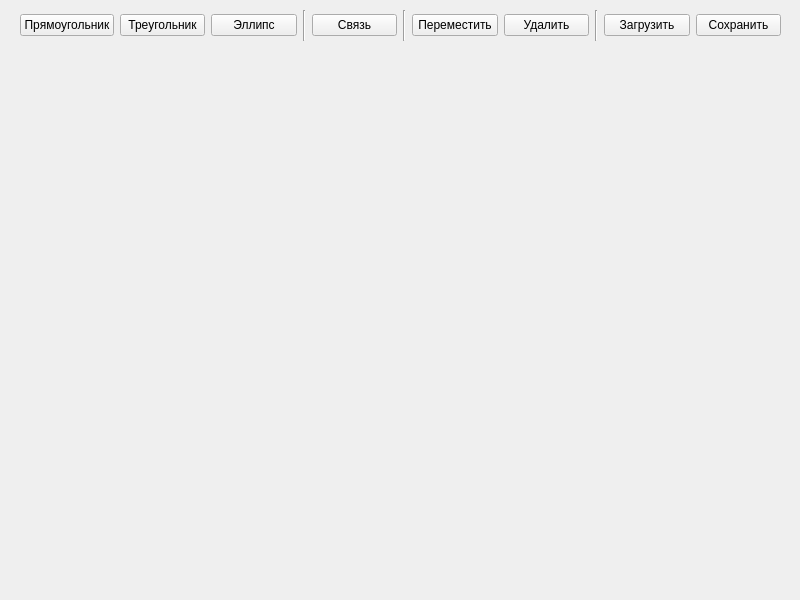
<?xml version="1.0" encoding="UTF-8"?>
<ui version="4.0">
 <class>MainWindow</class>
 <widget class="QMainWindow" name="MainWindow">
  <property name="geometry">
   <rect>
    <x>0</x>
    <y>0</y>
    <width>800</width>
    <height>600</height>
   </rect>
  </property>
  <property name="windowTitle">
   <string>MainWindow</string>
  </property>
  <widget class="QWidget" name="centralwidget">
   <widget class="QWidget" name="horizontalLayoutWidget">
    <property name="geometry">
     <rect>
      <x>20</x>
      <y>10</y>
      <width>761</width>
      <height>31</height>
     </rect>
    </property>
    <layout class="QHBoxLayout" name="horizontalLayout">
     <item>
      <widget class="QPushButton" name="b1_rectangle">
       <property name="text">
        <string>Прямоугольник</string>
       </property>
      </widget>
     </item>
     <item>
      <widget class="QPushButton" name="b2_triangle">
       <property name="text">
        <string>Треугольник</string>
       </property>
      </widget>
     </item>
     <item>
      <widget class="QPushButton" name="b3_ellipse">
       <property name="text">
        <string>Эллипс</string>
       </property>
      </widget>
     </item>
     <item>
      <widget class="Line" name="line_3">
       <property name="orientation">
        <enum>Qt::Vertical</enum>
       </property>
      </widget>
     </item>
     <item>
      <widget class="QPushButton" name="b4_bond">
       <property name="text">
        <string>Связь</string>
       </property>
      </widget>
     </item>
     <item>
      <widget class="Line" name="line_2">
       <property name="orientation">
        <enum>Qt::Vertical</enum>
       </property>
      </widget>
     </item>
     <item>
      <widget class="QPushButton" name="b5_move">
       <property name="text">
        <string>Переместить</string>
       </property>
      </widget>
     </item>
     <item>
      <widget class="QPushButton" name="b6_erase">
       <property name="text">
        <string>Удалить</string>
       </property>
      </widget>
     </item>
     <item>
      <widget class="Line" name="line">
       <property name="orientation">
        <enum>Qt::Vertical</enum>
       </property>
      </widget>
     </item>
     <item>
      <widget class="QPushButton" name="b7_load">
       <property name="text">
        <string>Загрузить</string>
       </property>
      </widget>
     </item>
     <item>
      <widget class="QPushButton" name="b8_save">
       <property name="text">
        <string>Сохранить</string>
       </property>
      </widget>
     </item>
    </layout>
   </widget>
   <widget class="PaintArea" name="paintArea" native="true">
    <property name="geometry">
     <rect>
      <x>10</x>
      <y>50</y>
      <width>781</width>
      <height>501</height>
     </rect>
    </property>
    <property name="autoFillBackground">
     <bool>true</bool>
    </property>
    <property name="styleSheet">
     <string notr="true"/>
    </property>
   </widget>
  </widget>
 </widget>
 <customwidgets>
  <customwidget>
   <class>PaintArea</class>
   <extends>QWidget</extends>
   <header>paintarea.h</header>
   <container>1</container>
  </customwidget>
 </customwidgets>
 <resources/>
 <connections/>
</ui>
